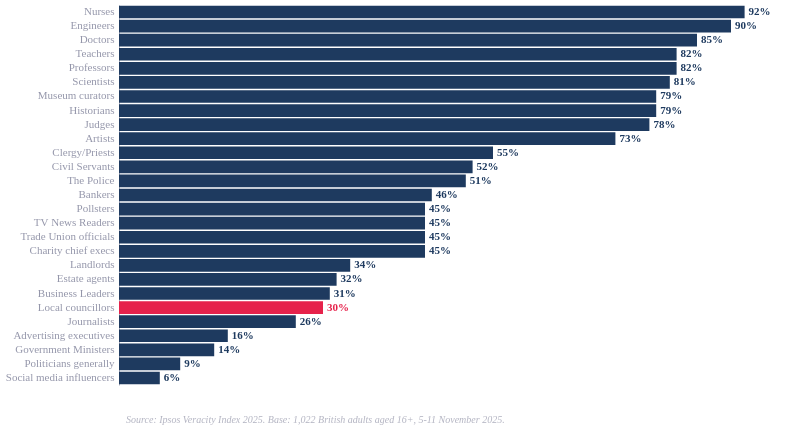

The Vega-Lite source for this figure:
### Vega-Lite specification from a JSON file in a GitHub repository (floating-point values rounded to 4 significant figures)
{"config": {"font": "Circular Std", "text": {"color": "#676A86", "align": "left", "baseline": "middle", "dx": 7, "dy": 0, "fontSize": 11}, "view": {"stroke": null, "continuousWidth": 400, "continuousHeight": 300, "discreteWidth": 400, "discreteHeight": 300}, "range": {"category": ["#36B7B4", "#E6224B", "#F4C245", "#0063AF", "#00A767", "#179FDB", "#EB5C2E", "#5C267B", "#122B39"], "diverging": ["#E6224B", "#E54753", "#C9C9C9", "#179FDB", "#122B39"], "heatmap": ["#C9C9C9", "#179FDB", "#0063AF", "#122B39"], "ordinal": ["#00A767", "#36B7B4", "#179FDB", "#0063AF", "#243B5A"]}, "bar": {"color": "#179fdb"}, "line": {"color": "#e6224b"}, "rule": {"color": "#676A86"}, "area": {"opacity": 0.8}, "point": {"filled": true, "size": 80, "color": "#e6224b", "opacity": 0.95}, "geoshape": {"stroke": "white", "strokeWidth": 0.3}, "rect": {"fill": "#d6d4d4", "opacity": 0.3}, "axis": {"labelColor": "#676A86", "labelFontSize": 11, "labelFont": "Circular Std", "labelOpacity": 0.7, "tickColor": "#676A86", "tickOpacity": 0.5, "domainColor": "#676A86", "domainOpacity": 0.5, "gridColor": "#676A86", "gridDash": [2, 2], "gridOpacity": 0.5, "title": null, "titleColor": "#676A86", "titleOpacity": 0.8, "tickSize": 4}, "axisXDiscrete": {"grid": false, "labelAngle": 0, "tickCount": 10, "tickOpacity": 0.5, "title": null}, "axisYDiscrete": {"ticks": false, "labelPadding": 5}, "axisXTemporal": {"grid": false, "ticks": true}, "axisXQuantitative": {"grid": true}, "axisYQuantitative": {"gridColor": "#676A86", "gridDash": [1, 5], "gridOpacity": 0.5, "ticks": false, "labelPadding": 5, "tickCount": 8, "titleAngle": 0, "titleAlign": "left", "titleBaseline": "bottom", "titleX": 0, "titleY": -5}, "title": {"color": "#676A86E6", "subtitleColor": "#676A86", "font": "Circular Std", "subtitleFont": "Circular Std", "anchor": "start", "fontSize": 14, "subtitleFontSize": 12, "subtitlePadding": 4, "offset": 0, "frame": "group"}, "legend": {"titleColor": "#122b39", "title": null, "labelColor": "#122b39", "labelFontSize": 11}}, "layer": [{"layer": [{"mark": {"type": "bar"}, "encoding": {"color": {"condition": {"test": "(datum.profession === 'Local councillors')", "value": "#e6224b"}, "value": "#1e3a5f"}, "x": {"axis": null, "field": "value", "type": "quantitative"}, "y": {"field": "profession", "sort": "-x", "title": null, "type": "nominal"}}}, {"mark": {"type": "text", "align": "left", "dx": 4, "fontWeight": "bold"}, "encoding": {"color": {"condition": {"test": "(datum.profession === 'Local councillors')", "value": "#e6224b"}, "value": "#1e3a5f"}, "text": {"field": "label", "type": "nominal"}, "x": {"field": "value", "type": "quantitative"}, "y": {"field": "profession", "sort": "-x", "type": "nominal"}}}], "data": {"name": "data-ec11dcf89cd5bfcaff4eec12b8cbf2c7"}}, {"data": {"name": "data-45cfc3402b8977caeb559c5cbf928a5c"}, "mark": {"type": "text", "align": "left", "baseline": "top", "color": "#676A8680", "fontSize": 10, "fontStyle": "italic", "lineBreak": "\n", "yOffset": 30}, "encoding": {"text": {"field": "_source", "type": "nominal"}, "x": {"value": 0}, "y": {"value": "height"}}}], "height": 380, "width": 680, "$schema": "https://vega.github.io/schema/vega-lite/v6.4.1.json", "datasets": {"data-ec11dcf89cd5bfcaff4eec12b8cbf2c7": [{"profession": "Nurses", "value": 92, "label": "92%"}, {"profession": "Engineers", "value": 90, "label": "90%"}, {"profession": "Doctors", "value": 85, "label": "85%"}, {"profession": "Teachers", "value": 82, "label": "82%"}, {"profession": "Professors", "value": 82, "label": "82%"}, {"profession": "Scientists", "value": 81, "label": "81%"}, {"profession": "Museum curators", "value": 79, "label": "79%"}, {"profession": "Historians", "value": 79, "label": "79%"}, {"profession": "Judges", "value": 78, "label": "78%"}, {"profession": "Artists", "value": 73, "label": "73%"}, {"profession": "Clergy/Priests", "value": 55, "label": "55%"}, {"profession": "Civil Servants", "value": 52, "label": "52%"}, {"profession": "The Police", "value": 51, "label": "51%"}, {"profession": "Bankers", "value": 46, "label": "46%"}, {"profession": "Pollsters", "value": 45, "label": "45%"}, {"profession": "TV News Readers", "value": 45, "label": "45%"}, {"profession": "Trade Union officials", "value": 45, "label": "45%"}, {"profession": "Charity chief execs", "value": 45, "label": "45%"}, {"profession": "Landlords", "value": 34, "label": "34%"}, {"profession": "Estate agents", "value": 32, "label": "32%"}, {"profession": "Business Leaders", "value": 31, "label": "31%"}, {"profession": "Local councillors", "value": 30, "label": "30%"}, {"profession": "Journalists", "value": 26, "label": "26%"}, {"profession": "Advertising executives", "value": 16, "label": "16%"}, {"profession": "Government Ministers", "value": 14, "label": "14%"}, {"profession": "Politicians generally", "value": 9, "label": "9%"}, {"profession": "Social media influencers", "value": 6, "label": "6%"}], "data-45cfc3402b8977caeb559c5cbf928a5c": [{"_source": "Source: Ipsos Veracity Index 2025. Base: 1,022 British adults aged 16+, 5-11 November 2025."}]}}
